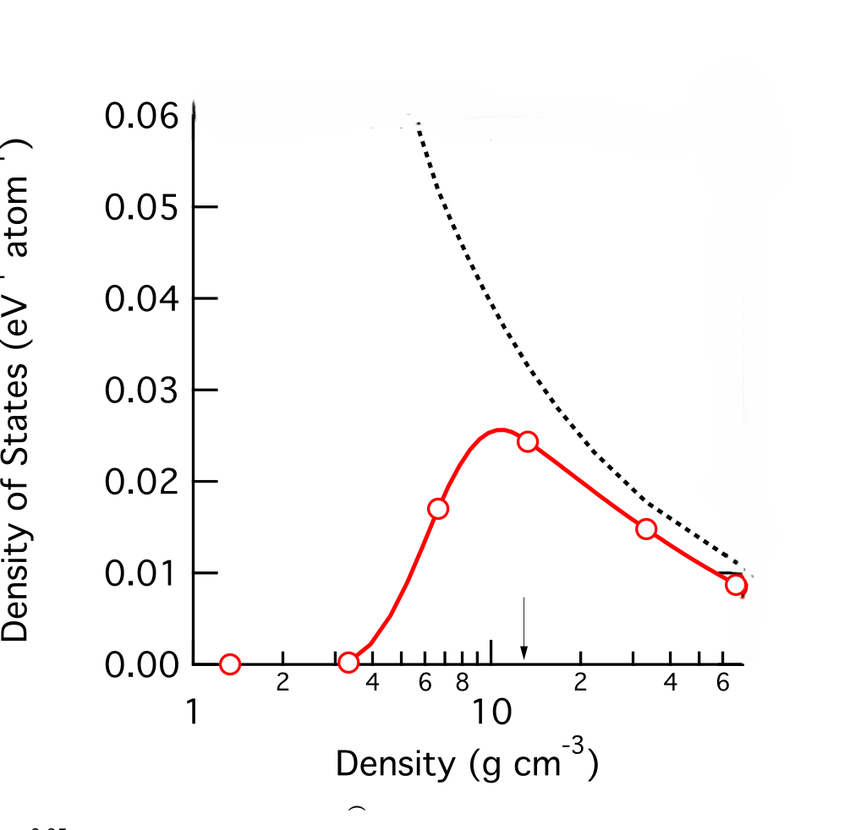
#> input picture AutoChart/auto_chart/page_002_graph_2.png, 850 x 830 px, shrunk from 1005 x 982 before the run
$ python test.py
#> lines starting #> are read from the running program, lines starting #| are printed output that depends on the picture; after the words box and inside, x2 and y2 are one past the last pixel; in counts of white or black regions, pixels touching at a corner belong together
import cv2 as cv
import numpy as np
import matplotlib.pyplot as plt
# Provide the correct path to the image file
image_path = 'page_002_graph_2.png'

# Load the image in grayscale
image = cv.imread(image_path, 0)
#> image: shape (830, 850); min 0, max 255, mean 248.8

# Check if the image was loaded successfully
if image is None:
    print(f"Error: Could not load image from path: {image_path}")
else:
    # Perform edge detection using Canny without Gaussian blur
    edges = cv.Canny(image, 50, 150)
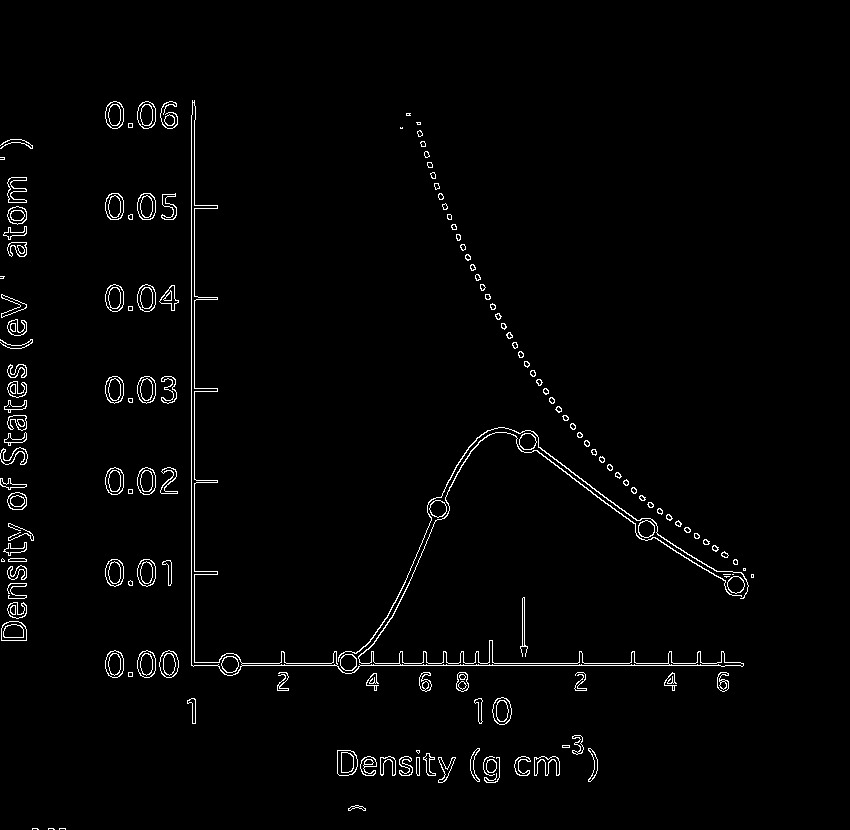
#> edges: shape (830, 850); 1.9% white in thin lines or dots, all inside (x1, y1, x2, y2) = (0, 100, 754, 830)

    # Perform probabilistic Hough Line Transform
    lines = cv.HoughLinesP(edges, 1, np.pi / 180, threshold=80, minLineLength=30, maxLineGap=10)
#> lines = 43 rows, first 6: [238, 665, 340, 665], [194, 665, 194, 120], [191, 665, 191, 115], [356, 663, 716, 663], [356, 665, 743, 665], [26, 254, 26, 177]

    # Convert the grayscale image to a BGR image so we can draw colored lines
    color_image = cv.cvtColor(image, cv.COLOR_GRAY2BGR)

    # Draw the lines on the original image
    if lines is not None:
        for line in lines:
            x1, y1, x2, y2 = line[0]
            cv.line(color_image, (x1, y1), (x2, y2), (0, 0, 255), 2)  # Red color, thickness of 2
#> this loop made 43 passes
#> (x1, y1, x2, y2) on passes 1 to 12: (238, 665, 340, 665), (194, 665, 194, 120), (191, 665, 191, 115), (356, 663, 716, 663), (356, 665, 743, 665), (26, 254, 26, 177), (10, 625, 10, 523), (535, 445, 626, 513), (24, 626, 24, 529), (8, 445, 8, 366), (17, 348, 17, 300), (533, 448, 638, 527)
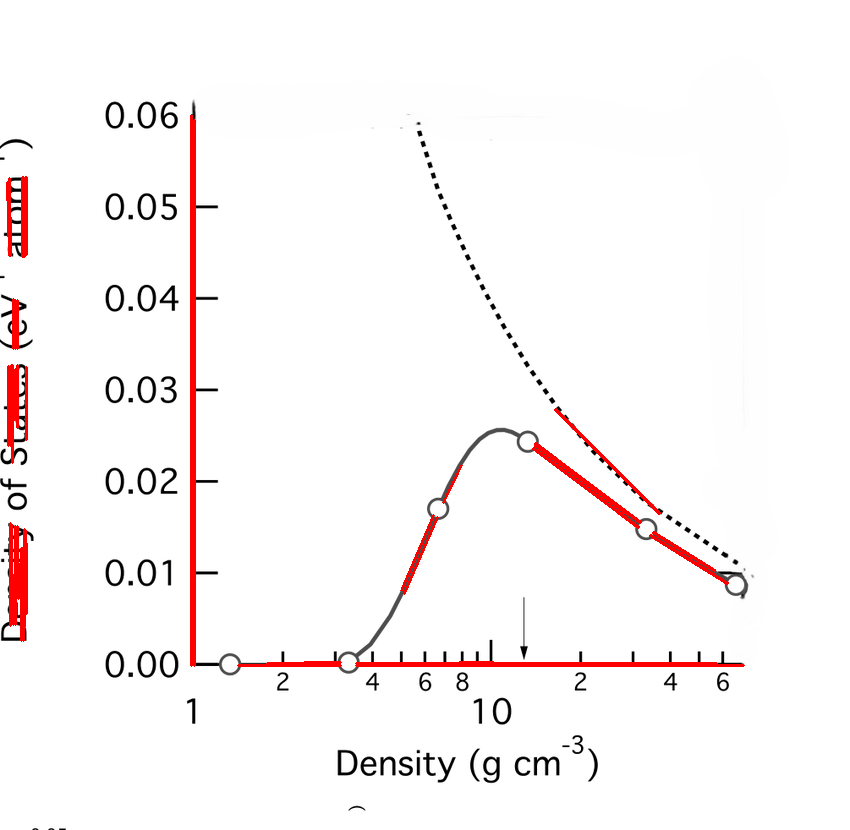
#> color_image: shape (830, 850, 3); mean B, G, R 246.2, 246.2, 250.7

    # Display the original image with lines drawn on it
    plt.imshow(edges, cmap='gray')
    plt.show()

    # Optionally save the result
    output_image_path = '/Users/andyf/PycharmProjects/autoChart/Chart_Image_with_Edges.jpg'
    cv.imwrite(output_image_path, color_image)

$ run again, with AutoChart/auto_chart/page_001_graph_1.png copied over AutoChart/auto_chart/page_002_graph_2.png
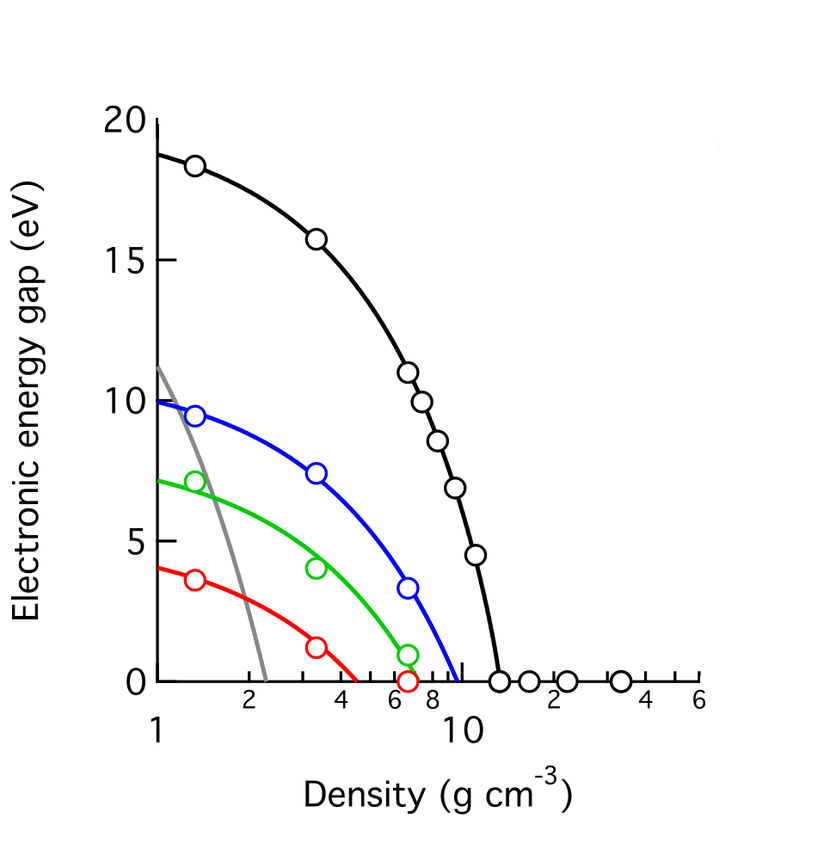
#> input picture AutoChart/auto_chart/page_001_graph_1.png, 830 x 850 px, shrunk from 965 x 988 before the run
#> `edges = cv.Canny(image, 50, 150)`:
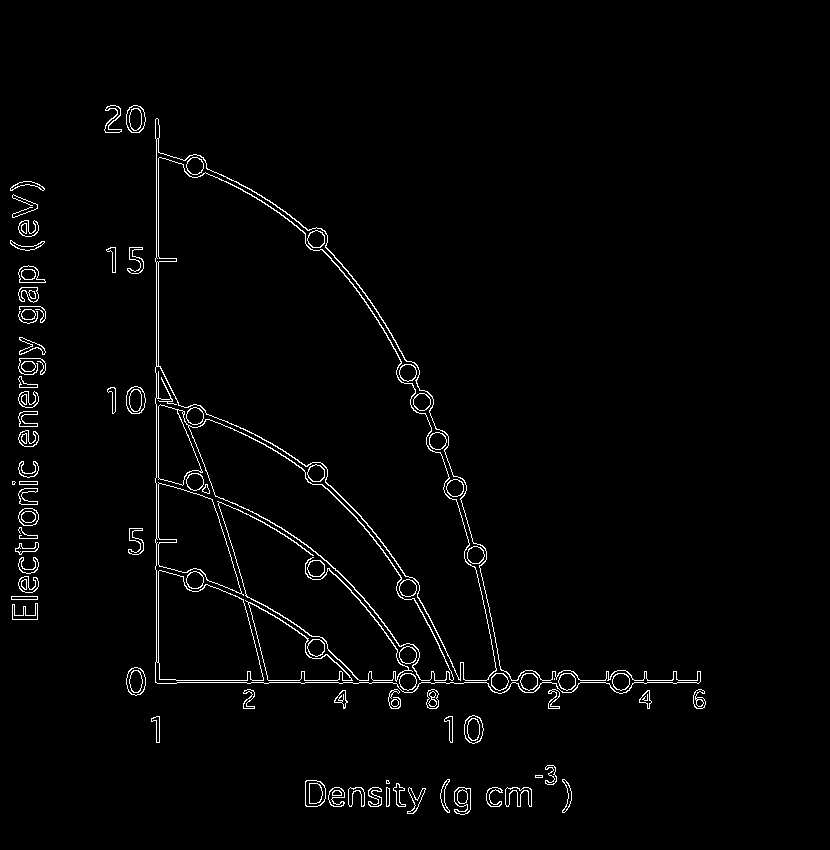
#> edges: shape (850, 830); 2% white in thin lines or dots, all inside (x1, y1, x2, y2) = (10, 105, 706, 815)
#> lines = 73 rows, first 6: [156, 661, 156, 139], [158, 662, 158, 138], [629, 680, 700, 680], [575, 682, 612, 682], [177, 682, 399, 682], [176, 680, 399, 680]
#> the loop `for line in lines:` made 73 passes
#> after the loop `for line in lines:`:
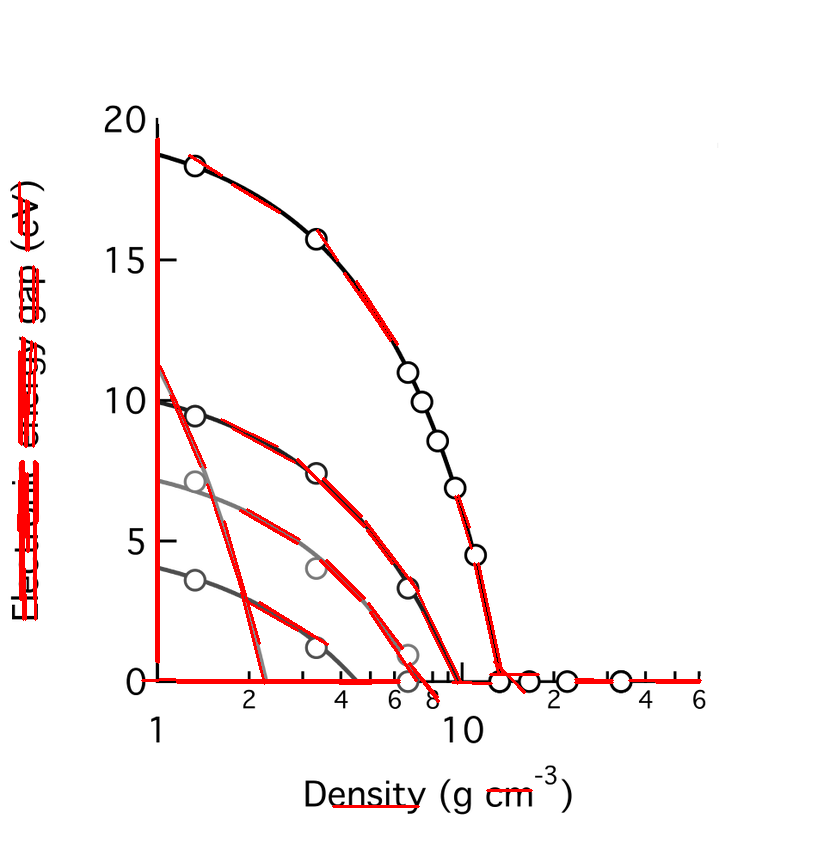
#> color_image: shape (850, 830, 3); mean B, G, R 244.7, 244.7, 250.8
